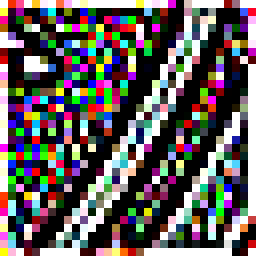
%> input picture image/normalized.bmp, 32 x 32 px (shown 8 times larger)
$ octave prepare_rgb_3.m   (GNU Octave 9; MATLAB toolbox functions it lacks are replaced by stand-ins)
%> lines starting %> are read from the running program, lines starting %| are printed output that depends on the picture
### matlab/getImagePatches_3.m
% Author: Adnan Chaudhry
% Date: September 21, 2016
%% Divide image into patches
% image -- is the input grayscale image
% patchSize -- is the size of the square patches in which the image is to be
% divided
% patches -- output patches (output of mat2cell)
function patches = getImagePatches_3(image, patchSize)
[rows, cols,dim] = size(image);

% scale the number of rows and columns of the image such that a whole
% number of patches can be made out of it
nRowPatches = double(int32(rows / patchSize));
nColPatches = double(int32(cols / patchSize));
nScaledRows = nRowPatches * patchSize;
nScaledCols = nColPatches * patchSize;

% resize the image according to the new rows and columns
resizedImage = imresize(image, [nScaledRows nScaledCols]);

% now divide into patches
rowPatchSizeVector = patchSize * ones(1, nRowPatches);
colPatchSizeVector = patchSize * ones(1, nColPatches);
patches(:,:,1) = mat2cell(resizedImage(:,:,1), rowPatchSizeVector, colPatchSizeVector);
patches(:,:,2) = mat2cell(resizedImage(:,:,2), rowPatchSizeVector, colPatchSizeVector);
patches(:,:,3) = mat2cell(resizedImage(:,:,3), rowPatchSizeVector, colPatchSizeVector);

end

### matlab/normalizeLocalContrast_3.m
function normalizedPatches = normalizeLocalContrast_3(imagePatches, windowSize, patchSize)
% pre-allocate output memory
[nRowPatches, nColPatches,dim] = size(imagePatches);
normalized = zeros(nRowPatches * patchSize, nColPatches * patchSize);
rowPatchSizeVector = patchSize * ones(1, nRowPatches);
colPatchSizeVector = patchSize * ones(1, nColPatches);
for d=1:dim
    normalizedPatches(:,:,d) = mat2cell(normalized, rowPatchSizeVector, colPatchSizeVector);
end

gaussian=fspecial('gaussian',windowSize,3);%得到高斯滤波核

% Run through all patches
for r = 1 : nRowPatches
    for c = 1 : nColPatches
         for d=1:dim
             middle=imagePatches(:,:,d);
             patch(:,:,d) = middle{r, c};
         end
        % Compute local mean
        meanPatch=imfilter(patch,gaussian);
        % Compute local standard deviation
        stdDevPatch=sqrt(imfilter((patch-meanPatch).^2,gaussian));
        % Subtract local mean and divide by local standard deviation and add a
        % small constant to denominator in order to avoid division by zero
        normalizedPatches{r,c}= (patch - meanPatch) ./ (stdDevPatch + 1e-8);


    end
end
end

### matlab/prepare_rgb_3.m
% Author: Adnan Chaudhry
% Date: September 21, 2016
%% Prepare training data for training the NR CNN for IQA


%%
clc;
clear;

% Image will be divided into patchSize x patchSize patches
patchSize = 32;
% window size used in local contrast normalization
% A window of windowSize x windowSize will be used
windowSize = 3;

% Prompt user for the directory holding input images
inputDir = uigetdir('.', 'Select input images'' directory');
%> the answer given: ../image
inputDir = strcat(inputDir, '/');
% Get all image files in the directory
imageFiles = dir(strcat(inputDir, '*.bmp'));
% Output images' path
outputDir = strcat(inputDir, 'rgb_3_test/');
% if output directory does not exist then create it
if(exist(outputDir, 'dir') == 0)
    mkdir(outputDir);
end

display('Began preparing training data...');
tic;

%%
% Run through all images
nImages = length(imageFiles);
for i =  1: nImages
    % Read image and convert to a grayscale and double matrix
    imageName = imageFiles(i).name;
    image = imread(strcat(inputDir, imageName));
%> image is the input picture: size 32x32x3 uint8; mean R, G, B 98.4, 92.1, 92.1
    image = im2double(image);
%> image: size 32x32x3 double
    % Divide the image into patchSize x patchSize size patches
    imagePatches = getImagePatches_3(image, patchSize);
%> imagePatches = 3 items
    % Apply local contrast normalization to image patches
    normalizedPatches = normalizeLocalContrast_3(imagePatches,windowSize,patchSize);
%> in normalizeLocalContrast_3, `normalized = zeros(nRowPatches * patchSize, nColPatches * patchSize);`: normalized: size 32x32 double; every value is 0
%> the loop in normalizeLocalContrast_3, `for d=1:dim` made 3 passes
%> the loop in normalizeLocalContrast_3, `for r = 1 : nRowPatches` made 1 pass
%> normalizedPatches = 3 items
    % Save normalized image patches to disk
    [rowDim, colDim,dim] = size(normalizedPatches);
%> rowDim = 1; colDim = 1; dim = 3
    patchesOutputDir = strcat(outputDir, imageName(1 : end - 4), '/');
% if the directory does not exist then create it
    %if(strcmp(patchesOutputDir, '/home/xiaogao/Downloads/screen_content/SCID/distorted_after/rgb_3/img1647/'))
    if(exist('patchesOutputDir', 'dir') == 0)
        mkdir(patchesOutputDir);
    end
    % Run through all patches
        for r = 1 : rowDim
            for c = 1 : colDim
        % form name for the patch image
                patchName = strcat(imageName(1 : end - 4), '_patch_', num2str(((r - 1) * colDim) + c));
                outFile = strcat(patchesOutputDir, patchName, '.bmp');
                %if ~exist(outFile,'file')
                imwrite(normalizedPatches{r,c}, outFile);
                %end
            end
        end
%> this loop made 1 pass
%> pass 1, `for c = 1 : colDim  patchName = strcat(imageName(1 : end - 4), '_patch..`:
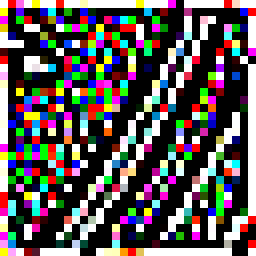
%> saved as normalized_patch_1.bmp: size 32x32x3 uint8 (shown 8 times larger); mean R, G, B 92.9, 86.7, 86.9
    %end
    %saveImagePatches_3(normalizedPatches, outputDir, imageName);
end

toc;
display('Finished preparing training data.')
